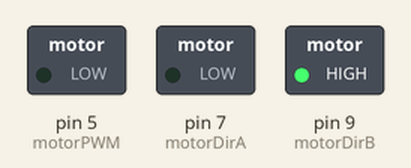
The sketch below on a simulated Arduino Uno, built with avr-gcc and run on an emulated ATmega328P. On the bench: switched loads named in the sketch (green lamp = pin HIGH).

Above: at 0.1 s.
Timing chart, 0 to 1.6 s (numbered marks = the images above):
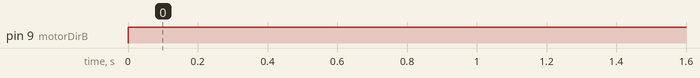

The sketch:

test_motor_driving_6_try_PID_ctrl.ino
```cpp
int encoder0PinA = 0;
int encoder0PinB = 1;
int motorPWM = 5;//changed from 6
int motorDirA = 7;//changed from 7
int motorDirB = 9;//changed from 8

double force = 0;
double duty = 0;
double duty_coeff = 7.94326331388610; //from Matlab regression of torque duty test
double torque = 0;
double pend_rad = 0.10529; //pendulum radius [m]
double output=0;
int clickres = 4; //quarter ticks

//Encoder Variables
unsigned long ticks_per_rev = 12;
volatile signed long num_revs = 0;
unsigned long lastRead = 0;
unsigned long interval = 1000;//seconds
unsigned int sec_count =0;
double curr_time = 0;
volatile signed long encoder0Pos = 0;

volatile signed long tick = 0;
volatile signed long prev_tick = 0;
volatile signed long tick_thresh = 1000;
double angle_enc = 0; //encoder angle
double angle = 0;

//for feedback control:
//double x_des = double(pend_rad*double(M_PI/double(2))); //desired angle, changed from 0
double x_des=0;
double vel_des = 0;
int output_count = 0;
//double pend_rad = 0.10529; //pendulum radius [m]
double kp = 0.2;
double kd = 0.09;
double ki = 0.0001;
double pos_diff = 0;
double e_int = 0;
double vel_diff = 0;
//double force = 0;
//double torque = 0;


// Kinematics variables
double x = 0; // Position of the handle [m]
double x_prev; // Distance of the pendulum at previous time step
double x_prev2;
double dx; // Velocity of the handle
double dx_prev;
double dx_prev2;
double dx_filt; // Filtered velocity of the handle
double dx_filt_prev;
double dx_filt_prev2;


//---------End------------

double t_val = 0;


// Initial time
long int ti;


void setup() {
  // put your setup code here, to run once:
  Serial.begin(9600);//changed from 115200
  pinMode(motorPWM, OUTPUT);
  pinMode(motorDirA, OUTPUT);
  pinMode(motorDirB, OUTPUT);
  analogWrite(motorPWM, 0); //make sure motor is off
  digitalWrite(motorDirA, LOW);
  digitalWrite(motorDirB, LOW);
  pinMode(encoder0PinA, INPUT);
  pinMode(encoder0PinB, INPUT);
  attachInterrupt(digitalPinToInterrupt(encoder0PinA), doEncoderA, CHANGE);
  attachInterrupt(digitalPinToInterrupt(encoder0PinB), doEncoderB, CHANGE);

}

void loop() {
  curr_time = millis()-ti;
  //Serial.println(curr_time);
  if (encoder0Pos%clickres==0 && encoder0Pos!=0) {
    int sign = encoder0Pos/clickres;
    tick+=(signed long)(sign);
    encoder0Pos=0;
  }
  if (abs(tick-prev_tick)>=tick_thresh) {
    tick = prev_tick;
  } else {
    prev_tick = tick;
  }
  double tick_fraction = (double)encoder0Pos/clickres;
  double tick_decimal = (double)(tick+tick_fraction);
  double arc_fraction = (double)(tick_decimal/ticks_per_rev);
  angle_enc = (double)(arc_fraction*360); //degrees
  angle = double(angle_enc * double(M_PI/180));
  t_val = millis()-ti;
  x = pend_rad*angle;
  dx = (double)(x - x_prev) / 0.001;
  dx_filt = .9*dx + 0.1*dx_prev;
  pos_diff = x-x_des;
  e_int +=pos_diff;
  vel_diff = dx_filt-vel_des;
  //Serial.println(angle_enc,7);
  force = kd*(vel_diff)+kp*(pos_diff)+ki*e_int;
  torque = force*pend_rad;
  //Serial.println(torque,7);
  duty = duty_coeff* sqrt(abs(torque));
  if (duty > 1) {
    duty = 1;
  } else if (duty < 0) {
    duty = 0;
  }
  output = (int)(duty* 255);
  //Serial.println(output);
  if(force<0) {
    digitalWrite(motorDirA, HIGH);
    digitalWrite(motorDirB,LOW);
  } else {
    digitalWrite(motorDirA, LOW);
    digitalWrite(motorDirB,HIGH);
  }
  // Make sure the duty cycle is between 0 and 100%
  //Serial.println(output);
  analogWrite(motorPWM,output);  // output the signal
   // Set previous to current
   x_prev2 = x_prev;
   x_prev = x;
   dx_prev2 = dx_prev;
   dx_prev = dx;
   dx_filt_prev2 = dx_filt_prev;
   dx_filt_prev = dx_filt;
}

void doEncoderA() {
  //Serial.println("I'm here");
  // look for a low-to-high on channel A
  if (digitalRead(encoder0PinA) == HIGH) {
    //Serial.println("A went high");
    // check channel B to see which way encoder is turning
    if (digitalRead(encoder0PinB) == LOW) {
      encoder0Pos = encoder0Pos + 1;         // CW
    }
    else {
      encoder0Pos = encoder0Pos - 1;         // CCW
    }
  }
  else   // must be a high-to-low edge on channel A
  {
    // check channel B to see which way encoder is turning
    if (digitalRead(encoder0PinB) == HIGH) {
      encoder0Pos = encoder0Pos + 1;          // CW
    }
    else {
      encoder0Pos = encoder0Pos - 1;          // CCW
    }
  }
  //Serial.println (encoder0Pos, DEC);
  // use for debugging - remember to comment out
}

void doEncoderB() {
  // look for a low-to-high on channel B
  if (digitalRead(encoder0PinB) == HIGH) {

    // check channel A to see which way encoder is turning
    if (digitalRead(encoder0PinA) == HIGH) {
      encoder0Pos = encoder0Pos + 1;         // CW
    }
    else {
      encoder0Pos = encoder0Pos - 1;         // CCW
    }
  }
  // Look for a high-to-low on channel B
  else {
    // check channel B to see which way encoder is turning
    if (digitalRead(encoder0PinA) == LOW) {
      encoder0Pos = encoder0Pos + 1;          // CW
    }
    else {
      encoder0Pos = encoder0Pos - 1;          // CCW
    }
  }
}


  //----------------End---------------------
```

Measured:
- by itself, pin 9 (motorDirB): LOW → HIGH at 0.00 s
